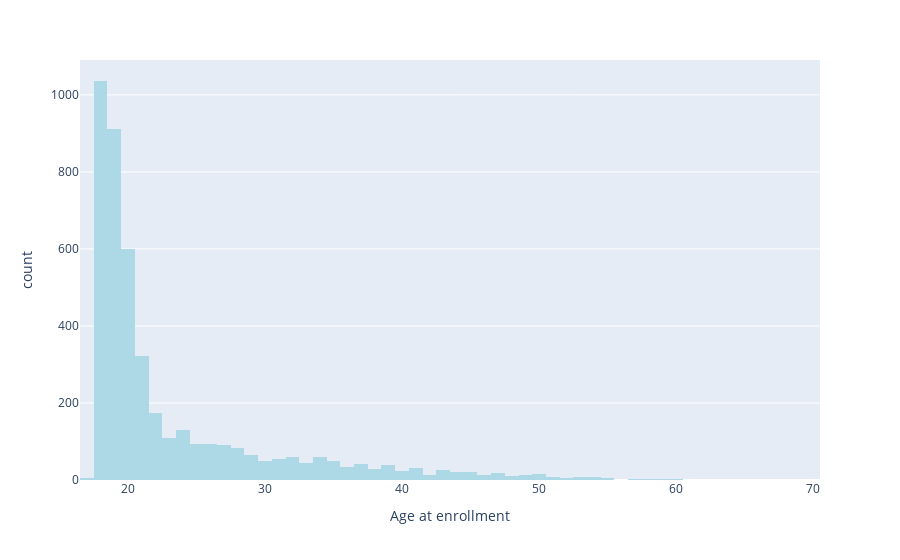

Notebook code for this chart:
### Markdown cell above
### Analisando em um gráfico de barras a proporção de matriculados de acordo com a idade.

### Code cell
px.histogram(df['Age at enrollment'], x='Age at enrollment',color_discrete_sequence=['lightblue'])

### Figure 1 — Plotly figure (JSON) as saved in the notebook; plotly's stock layout.template omitted (floating-point values rounded to 4 significant figures; data arrays with more than 128 entries replaced by an {"elided": "..."} marker saying what was removed)
{"data": [{"alignmentgroup": "True", "bingroup": "x", "hovertemplate": "Age at enrollment=%{x}<br>count=%{y}<extra></extra>", "legendgroup": "", "marker": {"color": "lightblue", "pattern": {"shape": ""}}, "name": "", "offsetgroup": "", "orientation": "v", "showlegend": false, "type": "histogram", "x": {"elided": "4424 int values"}, "xaxis": "x", "yaxis": "y"}], "layout": {"barmode": "relative", "legend": {"tracegroupgap": 0}, "margin": {"t": 60}, "xaxis": {"anchor": "y", "domain": [0, 1], "title": {"text": "Age at enrollment"}}, "yaxis": {"anchor": "x", "domain": [0, 1], "title": {"text": "count"}}}}
